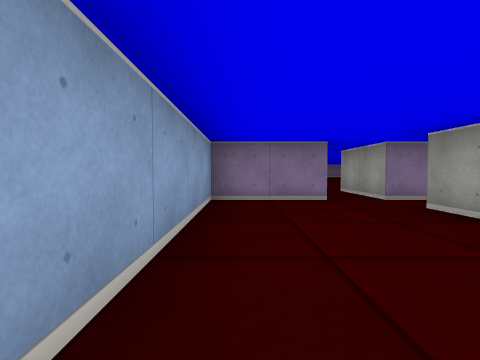
view 1 (above)

13 first-person views from a walk through a cub3D level. The camera is about half as high as the walls, tilts 2° down and sees 85° across. The floor is counted in squares. Each view is taken from the middle of a square. On the plan, view 1 faces up. The plan holds only what a view shows up to about 9 squares ahead; the rest is blank.

view 2
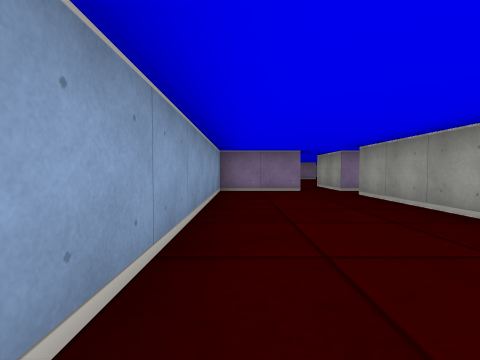

view 3
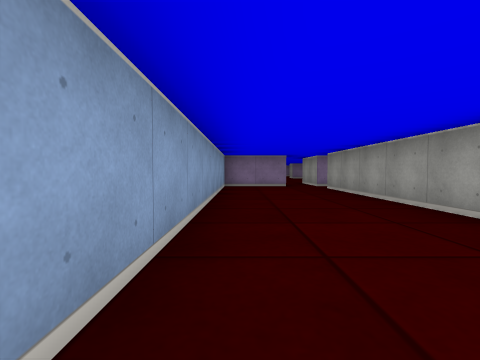

view 4
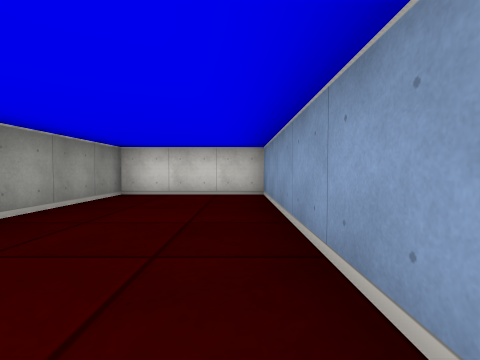

view 5
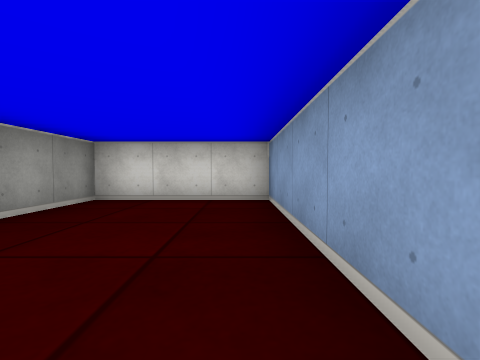

view 6
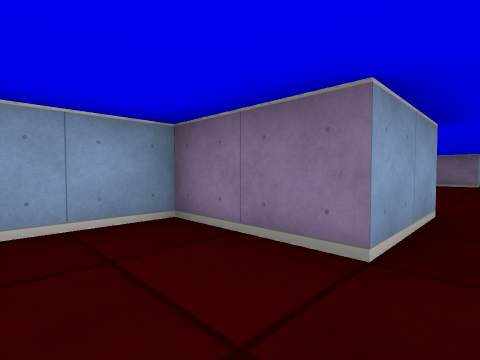

view 7
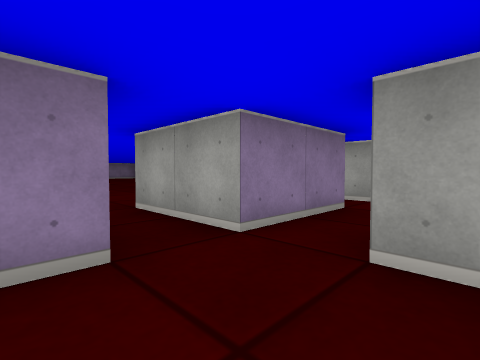

view 8
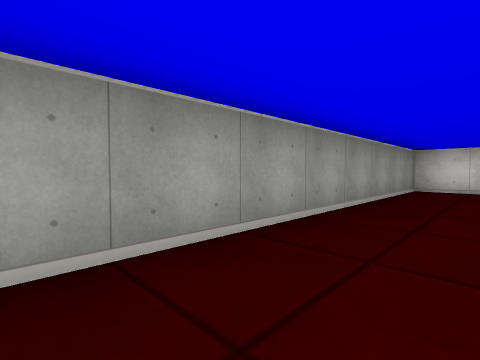

view 9
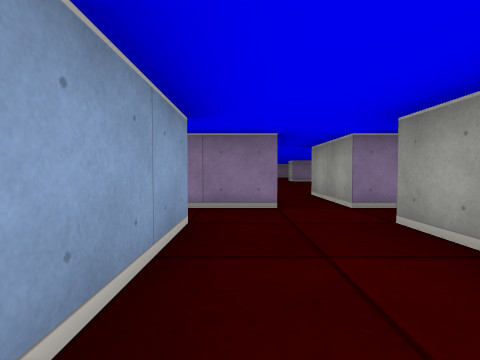

view 10
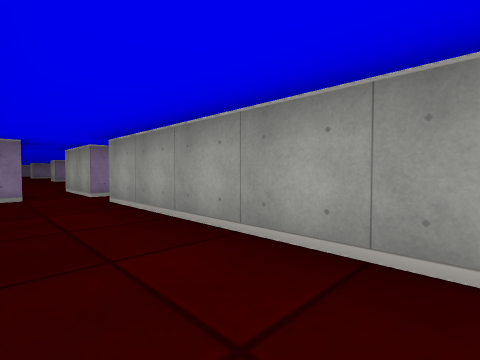

view 11
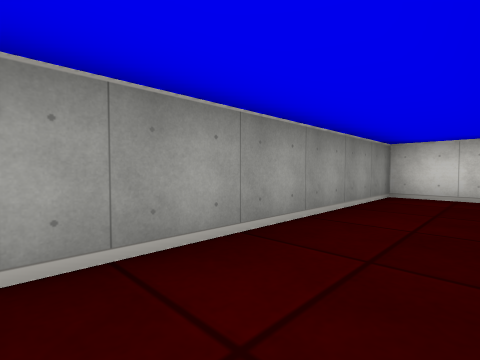

view 12
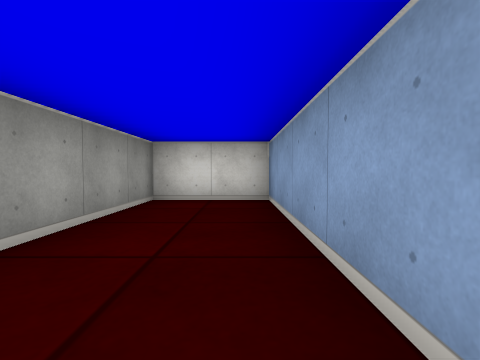

view 13
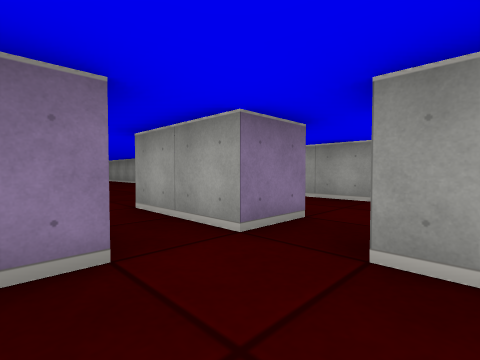

### Floor plan
Ten units are one square. View 1 is at (0, 0); x grows to the right and y downward. Boxes are objects, and circles mark ways between rooms. Rooms are numbered by the first view taken in them; rooms with no view inside come last. Other rooms are left out.
<svg viewBox="-10 -70 81 120">
<path fill="none" stroke="#000" d="M34 -45 25 -45 25 -65M15 -65 15 -45 -5 -45 -5 45 25 45 25 -35M35 5 35 45 55 45 55 -35M35 -35 35 -15M46 -45 34 -45M66 -45 55 -45 55 -65"/>
<circle cx="30" cy="-40" r="3" fill="#2a7"/>
<text x="10" y="-10">1</text>
<text x="50" y="-10">2</text>
</svg>
Room 1 opens to room 2.

Where each view was taken, in squares from view 1:
view 1: 0 up, 0 right, facing up
view 2: 2 down, 0 right, facing up
view 3: 4 down, 0 right, facing up
view 4: 1 up, 0 right, facing down
view 5: 0 up, 0 right, facing down
view 6: 3 up, 2 right, facing up-left
view 7: 3 up, 1 right, facing up-right
view 8: 3 up, 1 right, facing down-right
view 9: 1 up, 4 right, facing up
view 10: 1 down, 4 right, facing up-right
view 11: 1 up, 4 right, facing down-right
view 12: 0 up, 4 right, facing down
view 13: 3 up, 4 right, facing up-right
